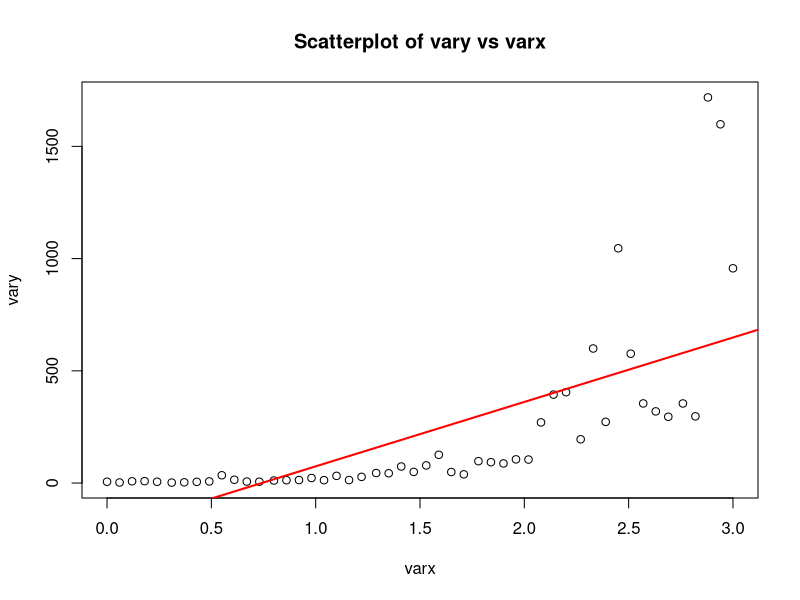
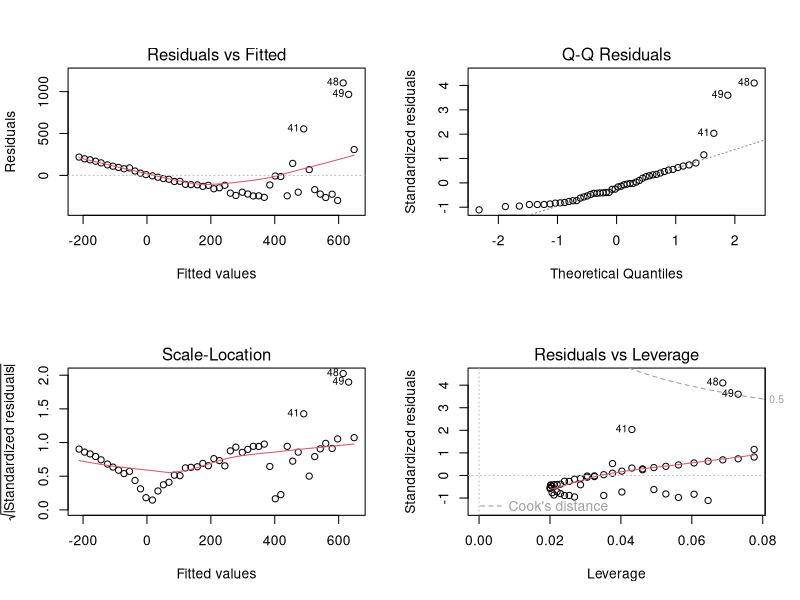

These figures' R source, in order: (Note: this script raises an error after producing the figures.)


data <- read.csv("25Fhw7Q1.csv")
head(data)

# plot the data
plot(data$varx, data$vary,
    xlab = "varx", 
    ylab = "vary",
    main = "Scatterplot of vary vs varx")
#fit a  simple linear regressio model
model <- lm(vary ~ varx, data = data)


#adding the regression line

abline(model, col = "red", lwd = 2)

#the linaer regression line is not fitting to the data
#it is expected as the data point themselves seem to follow a very exponential curve with low slopes at the start and an insane rise at some point
#here the point is around 2.2


summary(model)

#we see the summary of values of the interval with the median being -58.74 which is not close to 0 (which is expected since it doesnt fit), 
#we can also see the coefficients estimates and their p-value
#the H0 here is that the coefficient is 0.
#given that both the intercept and linear part  P-value is < 0.02, we can say evidence suggests these values are not 0.
#we also see the residual standard error of 279
#we also see a low R squared value of 0.4628, which means a majority of the variation in vary is not  explained by varx.
#the equation of this model is vary = -212.55 + 287.02 varx

par(mfrow = c(2, 2))
plot(model)
#resdiuals vs fitted shows the trendline is not horizantal and deviates from 0, which indicates non-linearity.
#q-q plot shows the point lying on the line except for a very strong end tail, which indicates that the data is not normal.
# scale-location shows weird behaviour which indicates that equal variance assumption may be incorrect.
#residuals vs leverage  shows a couple influential outliers.


shapiro.test(residuals(model))

#shapiro test of normality, with p-value of 2.34e-07 < 0.02, we reject null hypothesis and we say the data is not normally distributed.
library(car)

ncvTest(model)
#at p-value of 1.47e-8 < 0.02, we reject null hypothesis and we say the data does not have homogenous variance. (equal variance)

predict(model, data.frame(varx = 2.5), interval = 'c', level = 0.98)
#using this model we predict varx = 2.5 to have vary of 505, with the interval [361.6351, 648.3796] with 98% confidence.


library(MASS)

par(mfrow = c(1, 1))
boxcox(model)
#given that our confidence interval includes lambda = 0, we choose a logarithmic transformation for vary.

data$log_vary <- log(data$vary)
plot(data$varx, data$log_vary,
     xlab = "varx", 
     ylab = "log_vary",
     main = "Scatterplot of log_vary vs varx")

(model_log <- lm(log_vary ~ varx, data = data))
abline(model_log, col = "red", lwd = 2)

#now this new plot and model appear to fit as expected. we now look at the summary

summary(model_log)
#we see our median somewhat close to 0 which is expected since the line fits better.
#we also see the p-values being too low thus we have coefficients for varx and intercept.
#function is: log(vary) = 1.08 + 1.95 varx
#we also have an R^2 of 0.91

par(mfrow = c(2,2))
plot(model_log)
#this time we see the residuals vs fitted being roughly horizantal and close to 0 which indicates linearity. unlike the original model
# Q-Q residuals line fits the points which indicates normality. unlike the original model
# scale-location shows some variance and the line is also not perfectly horizantal which may indicate that variance is not equal.
# residuals vs leverage shows that some points have strong leverage (points 10 and 47), but their influence is not as strong as the points of the original model.

shapiro.test(residuals(model_log))
#with a p-value > 0.02, we accept the null hypothesis and say that evidence points that the data is normal.

ncvTest(model)
#with p-value << 0.02, we reject the null hypothesis and say that the data appears to not have homogenous variance (non-equal variance)


#function is: log(vary) = 1.08 + 1.95 varx

(log_prediction <- predict(model_log, data.frame(varx = 2.5), interval = "c", level = 0.98))
(original_prediction <- exp(log_prediction))

#using this new model we predict vary to be 390.72 at varx = 2.5, with the 98% confidence interval [293.87,  519.49]

par(mfrow = c(1,1))

plot(vary ~ varx, data = data,
     xlab = "varx", ylab = "vary",
     main = "Scatterplot of vary vs varx")
abline(model, col = "blue", lwd = 2)

curve(exp(coef(model_log)[1] + coef(model_log)[2] * x),
      add = TRUE, col = "red", lwd = 2)

legend("topleft",
       legend = c("Original linear model", "Transformed model"),
       col = c("blue", "red"),
       lwd = 2)

#we can obviously see that the transformed model fits the data much much better than the original linear model.











#============================================================================

data2 <- read.csv("25Fhw7Q2.csv")
str(data2)

plot(w ~ t, data = data2,
     xlab = "t", ylab = "w",
     main = "Scatterplot of w vs t")

model2 <- lm(w ~ t, data = data2)
abline(model2, col = "red", lwd = 2)


summary(model2)
#we can see the residuals informatino at the beginning, with the median deviating from 0 which is expected since the line doesn't fit properly.
#we can also see the coefficients estimates, standard errors, and their t values along with their p-values
#the null hypothesis here is that these coefficients are 0, and with a 98% confidence and both having < 0.02, we can say that these coefficients are not 0.
# finally we can see the residual standard error of 3.901  (estimated standard deviation of errors), along with the R^2 and adjusted R^2 being 0.4826 and 0.4427 respectively.
#we also see the f-statistic and corresponding p-value, this is for a t-test.

#the equation for the model is:
# w = 11.3515 - 0.3238 t

par(mfrow = c(2,2))
plot(model2)
par(mfrow = c(1,1))
#residuals vs fitted doesn't show the line as horizantal and close to 0, so this indicates non-linearity.
# q-q residuals roughly fits but has very strong tails, may indicate non-normality
# scale-location, the variances are all over the place and hte line isn't horizantal, indicating non homogenous variance.
#residuals vs leverage, we can see some strong influential points (like 15) and other influentials like point 12.

shapiro.test(residuals(model2))
#with a p-value > 0.02, we accept the null hypothesis and say that evidence points that the data is normal.

ncvTest(model2)
#with a p-value < 0.02, we reject the null hypothesis of equal variance.

#we can probably identify these points to be the point at t = 50, and the two points at t aprproximately = 35 and 36 with w values of less than -5.
#we can see them more clearly reading directly from the data
data2[15,]
data2[8, ]
data2[10, ]



clean_data2 <- data2[-c(8,10,15),]

plot(w ~ t, data = clean_data2,
     xlab = "t", ylab = "w",
     main = "Scatterplot of w vs t")

clean_model2 <- lm(w ~ t, data = clean_data2)
abline(clean_model2, col = "blue", lwd = 2)
abline(model2, col = "red", lwd = 2)

#we can see that the new model fits the data better than the original one (obviously excluding the outliers).

summary(clean_model2)

#we can see a median much closer to 0, which is expected since it fits the data better.
#we also get different coeffciient data. p-values are low thus we say these coefficients are not 0.
#Function of this new model is:
# w = 14.3349 - 0.4302 t
#estimated standard deviation of errors is 1.602
#R squared is 0.8942

#given that the standard deviation changed from 3.901 to 1.602, we can say that these points are influential
#we also see that the function itself changed drastically and R^2 doubled.

par(mfrow = c(2,2))
plot(clean_model2)
par(mfrow = c(1,1))

#R vs Fitted: line is now horizantal and close to 0 indicating linearity.
#QQ: points fit the line more cleanly with some tails.
#scale-location: line isn't horizantal and variances don't seem to be equal, further testing is needed.
#residuals vs leverage shows point 12 as influential here.


shapiro.test(residuals(clean_model2))
#with a p-value >> 0.02, we accept the null hypothesis and say that evidence points that the data is normal. which is the same result as the original data

ncvTest(clean_model2)
#with a p-value > 0.02, we accept the null hypothesis of equal variance. which is opposite of what we had in the original 


#the estimated parameters formula:
# β =N(β0,β1)′,σ^2(X′X)^-1


(invXtX <- summary(clean_model2)$cov.unscaled) #matrix (X'X)^-1
(std <-summary(clean_model2)$sigma) # standard deviation
(std^2) # estimated variance

vcov(clean_model2) # estimated covariance
#which should also be equivalent to
((std^2) * invXtX)




confint(clean_model2, level = 0.99)
#we got the following intervals of the clean model with 99% confidence:
# Intercept [10.06, 18.61]
# t [-0.58, -0.28]

confint(model2, level = 0.99)
#and this for the original model
# intercept [2.46, 20.24]
# t [-0.60, -0.04]
#we can see that the range of the interval of the clean one is much smaller.

predict(model2,
        newdata = data.frame(t = 45),
        interval = "confidence",
        level = 0.99)
#we predict -3.22, with interval [-8.44, 2.00] with the original model at 99% confidence.

predict(clean_model2,
        newdata = data.frame(t = 45),
        interval = "confidence",
        level = 0.99)
#we predict -5.02, with interval [-8.06, -1.99] with the clean model at 99% confidence.